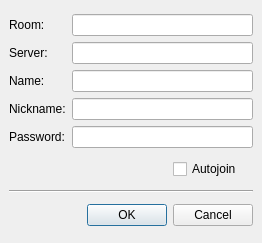
<ui version="4.0" >
 <class>editbookmark</class>
 <widget class="QDialog" name="editbookmark" >
  <property name="geometry" >
   <rect>
    <x>0</x>
    <y>0</y>
    <width>262</width>
    <height>243</height>
   </rect>
  </property>
  <property name="windowTitle" >
   <string>Edit bookmark</string>
  </property>
  <property name="windowIcon" >
   <iconset>:/images/16x16/apps/jabbim.png</iconset>
  </property>
  <layout class="QGridLayout" >
   <property name="margin" >
    <number>9</number>
   </property>
   <property name="spacing" >
    <number>6</number>
   </property>
   <item row="3" column="0" >
    <spacer>
     <property name="orientation" >
      <enum>Qt::Horizontal</enum>
     </property>
     <property name="sizeHint" >
      <size>
       <width>141</width>
       <height>20</height>
      </size>
     </property>
    </spacer>
   </item>
   <item row="1" column="0" colspan="2" >
    <spacer>
     <property name="orientation" >
      <enum>Qt::Horizontal</enum>
     </property>
     <property name="sizeHint" >
      <size>
       <width>191</width>
       <height>20</height>
      </size>
     </property>
    </spacer>
   </item>
   <item row="3" column="1" colspan="2" >
    <layout class="QHBoxLayout" >
     <property name="margin" >
      <number>0</number>
     </property>
     <property name="spacing" >
      <number>6</number>
     </property>
     <item>
      <widget class="QPushButton" name="pushButton" >
       <property name="text" >
        <string>OK</string>
       </property>
      </widget>
     </item>
     <item>
      <widget class="QPushButton" name="pushButton_2" >
       <property name="text" >
        <string>Cancel</string>
       </property>
      </widget>
     </item>
    </layout>
   </item>
   <item row="0" column="0" colspan="3" >
    <layout class="QHBoxLayout" >
     <property name="margin" >
      <number>0</number>
     </property>
     <property name="spacing" >
      <number>6</number>
     </property>
     <item>
      <layout class="QVBoxLayout" >
       <property name="margin" >
        <number>0</number>
       </property>
       <property name="spacing" >
        <number>6</number>
       </property>
       <item>
        <widget class="QLabel" name="label" >
         <property name="text" >
          <string>Room:</string>
         </property>
        </widget>
       </item>
       <item>
        <widget class="QLabel" name="label_3" >
         <property name="text" >
          <string>Server:</string>
         </property>
        </widget>
       </item>
       <item>
        <widget class="QLabel" name="label_4" >
         <property name="text" >
          <string>Name:</string>
         </property>
        </widget>
       </item>
       <item>
        <widget class="QLabel" name="label_2" >
         <property name="text" >
          <string>Nickname:</string>
         </property>
        </widget>
       </item>
       <item>
        <widget class="QLabel" name="label_5" >
         <property name="text" >
          <string>Password:</string>
         </property>
        </widget>
       </item>
      </layout>
     </item>
     <item>
      <layout class="QVBoxLayout" >
       <property name="margin" >
        <number>0</number>
       </property>
       <property name="spacing" >
        <number>6</number>
       </property>
       <item>
        <widget class="QLineEdit" name="room" >
         <property name="toolTip" >
          <string>The name of the room</string>
         </property>
        </widget>
       </item>
       <item>
        <widget class="QLineEdit" name="server" >
         <property name="toolTip" >
          <string>The server where the chat room is (e.g. conf.netlab.cz)</string>
         </property>
        </widget>
       </item>
       <item>
        <widget class="QLineEdit" name="name" >
         <property name="toolTip" >
          <string>What do you want to see in your bookmark list</string>
         </property>
        </widget>
       </item>
       <item>
        <widget class="QLineEdit" name="nickname" >
         <property name="toolTip" >
          <string>Enter your nickname</string>
         </property>
        </widget>
       </item>
       <item>
        <widget class="QLineEdit" name="password" >
         <property name="toolTip" >
          <string>Password is used when room is locked</string>
         </property>
        </widget>
       </item>
      </layout>
     </item>
    </layout>
   </item>
   <item row="1" column="2" >
    <widget class="QCheckBox" name="autojoin" >
     <property name="toolTip" >
      <string>If you check this, Jabbim will connect you after each start of client</string>
     </property>
     <property name="text" >
      <string>Autojoin</string>
     </property>
    </widget>
   </item>
   <item row="2" column="0" colspan="3" >
    <widget class="Line" name="line" >
     <property name="orientation" >
      <enum>Qt::Horizontal</enum>
     </property>
    </widget>
   </item>
  </layout>
 </widget>
 <resources/>
 <connections>
  <connection>
   <sender>pushButton</sender>
   <signal>clicked()</signal>
   <receiver>editbookmark</receiver>
   <slot>accept()</slot>
   <hints>
    <hint type="sourcelabel" >
     <x>149</x>
     <y>156</y>
    </hint>
    <hint type="destinationlabel" >
     <x>85</x>
     <y>131</y>
    </hint>
   </hints>
  </connection>
  <connection>
   <sender>pushButton_2</sender>
   <signal>clicked()</signal>
   <receiver>editbookmark</receiver>
   <slot>reject()</slot>
   <hints>
    <hint type="sourcelabel" >
     <x>262</x>
     <y>148</y>
    </hint>
    <hint type="destinationlabel" >
     <x>296</x>
     <y>111</y>
    </hint>
   </hints>
  </connection>
 </connections>
</ui>
